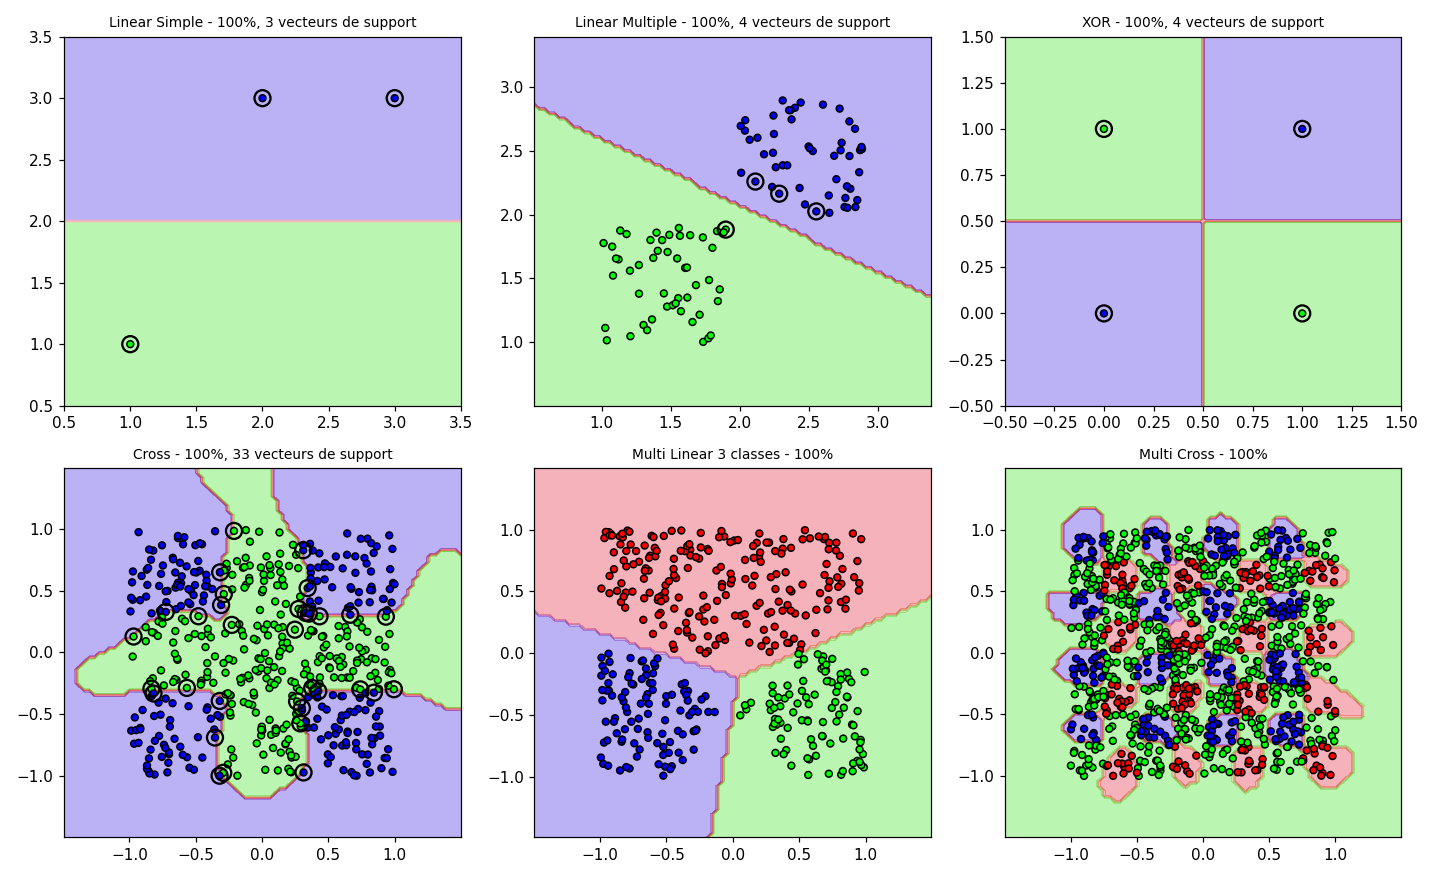

Write Python code to recreate this figure.
import ctypes
import os
import sys

import matplotlib.pyplot as plt
import numpy as np

DOSSIER = os.path.dirname(os.path.abspath(__file__))
NOM_LIB = "ETAPE4.svm.dll" if sys.platform.startswith("win") else "ETAPE4.svm.so"
# ctypes.CDLL charge la bibliotheque .so (compilee avec gcc -shared -fPIC) : c'est ce qui
# permet a Python d'appeler directement des fonctions ecrites en C.
lib = ctypes.CDLL(os.path.join(DOSSIER, NOM_LIB))

LINEAIRE, RBF = 0, 1

# En C, un tableau est en realite un pointeur vers son 1er element. Cote Python, il faut
# donc declarer le type "pointeur vers double/int" pour pouvoir passer un tableau numpy.
P_DOUBLE = ctypes.POINTER(ctypes.c_double)
P_INT = ctypes.POINTER(ctypes.c_int)

# argtypes/restype : ctypes ne devine pas les types C tout seul, il faut les lui donner
# explicitement pour chaque fonction - sinon les donnees peuvent etre mal converties.
lib.svm_entrainer.argtypes = [P_DOUBLE, P_INT, ctypes.c_int, ctypes.c_int, ctypes.c_int,
                              ctypes.c_double, ctypes.c_double, ctypes.c_int, P_DOUBLE]
lib.svm_entrainer.restype = ctypes.c_int
lib.svm_score.argtypes = [P_DOUBLE, P_DOUBLE, ctypes.c_int, ctypes.c_int, ctypes.c_int,
                          ctypes.c_double, P_DOUBLE]
lib.svm_score.restype = ctypes.c_double
lib.svm_sauvegarder.argtypes = [ctypes.c_char_p, P_DOUBLE, P_DOUBLE, ctypes.c_int,
                                ctypes.c_int, ctypes.c_int, ctypes.c_double]
lib.svm_sauvegarder.restype = ctypes.c_int
lib.svm_lire_entete.argtypes = [ctypes.c_char_p, P_INT, P_INT, P_INT, P_DOUBLE]
lib.svm_lire_entete.restype = ctypes.c_int
lib.svm_charger.argtypes = [ctypes.c_char_p, P_DOUBLE, P_DOUBLE]
lib.svm_charger.restype = ctypes.c_int
for nom in ("run_svm_lineaire", "run_svm_xor_lineaire", "run_svm_xor_rbf"):
    getattr(lib, nom).restype = ctypes.c_int


def ptr(tableau):
    # .ctypes.data_as() donne au C l'adresse memoire du tableau numpy : le C et Python
    # lisent/ecrivent dans la MEME memoire, pas de copie. C'est comme ca qu'on recupere
    # les resultats calcules par le C (ex: coefs, rempli par svm_entrainer ci-dessous).
    return tableau.ctypes.data_as(P_DOUBLE)


class SVM:
    """Un SVM a 2 classes : garde les donnees et les coefficients appris par le C."""

    def __init__(self, noyau=LINEAIRE, gamma=1.0, C=1000.0, max_iter=10000):
        self.noyau, self.gamma, self.C, self.max_iter = noyau, gamma, C, max_iter

    def entrainer(self, X, y):
        # ascontiguousarray : ctypes a besoin d'un bloc memoire contigu (pas de "trous"),
        # ce que numpy ne garantit pas toujours selon comment le tableau a ete construit.
        self.X = np.ascontiguousarray(X, dtype=np.float64)
        y = np.ascontiguousarray(y, dtype=np.int32)
        self.coefs = np.zeros(len(self.X))  # tableau vide : svm_entrainer() va le remplir
        self.n_supports = lib.svm_entrainer(
            ptr(self.X), y.ctypes.data_as(P_INT), len(self.X), self.X.shape[1],
            self.noyau, self.gamma, self.C, self.max_iter, ptr(self.coefs))
        return self

    def score(self, points):
        points = np.ascontiguousarray(np.atleast_2d(points), dtype=np.float64)
        return np.array([lib.svm_score(ptr(self.X), ptr(self.coefs), len(self.X),
                                       self.X.shape[1], self.noyau, self.gamma, ptr(p))
                         for p in points])

    def predire(self, points):
        return np.where(self.score(points) >= 0, 1, -1)

    def sauvegarder(self, chemin):
        return lib.svm_sauvegarder(chemin.encode(), ptr(self.X), ptr(self.coefs), len(self.X),
                                   self.X.shape[1], self.noyau, self.gamma)

    @classmethod
    def charger(cls, chemin):
        n, d, noyau = ctypes.c_int(), ctypes.c_int(), ctypes.c_int()
        gamma = ctypes.c_double()
        if lib.svm_lire_entete(chemin.encode(), n, d, noyau, gamma) != 0:
            raise IOError(f"Impossible de lire {chemin}")
        svm = cls(noyau.value, gamma.value)
        svm.X = np.zeros((n.value, d.value))
        svm.coefs = np.zeros(n.value)
        svm.n_supports = lib.svm_charger(chemin.encode(), ptr(svm.X), ptr(svm.coefs))
        return svm


class SVMMultiClasse:
    """Un contre tous : un SVM par classe, on garde la classe au score le plus haut.
    Le SVM en C ne sait separer que 2 classes - le "un contre tous" est fait ici, cote
    Python : ce n'est pas un nouvel algorithme, juste plusieurs appels a la meme fonction C
    (une fois par classe, "est-ce cette classe, oui ou non ?")."""

    def __init__(self, **parametres):
        self.parametres = parametres

    def entrainer(self, X, y):
        self.classes = np.unique(y)
        self.svms = [SVM(**self.parametres).entrainer(X, np.where(y == c, 1, -1))
                     for c in self.classes]
        return self

    def predire(self, points):
        scores = np.array([svm.score(points) for svm in self.svms])
        return self.classes[np.argmax(scores, axis=0)]


rng = np.random.default_rng(0)


def linear_multiple():
    X = np.concatenate([rng.random((50, 2)) * 0.9 + [1, 1], rng.random((50, 2)) * 0.9 + [2, 2]])
    return X, np.concatenate([np.ones(50), -np.ones(50)]).astype(int)


def cross():
    X = rng.random((500, 2)) * 2.0 - 1.0
    return X, np.array([1 if abs(p[0]) <= 0.3 or abs(p[1]) <= 0.3 else -1 for p in X])


def multi_linear_3_classes():
    X = rng.random((500, 2)) * 2.0 - 1.0
    y = []
    for p in X:
        if -p[0] - p[1] - 0.5 > 0 and p[1] < 0 and p[0] - p[1] - 0.5 < 0:
            y.append(0)
        elif -p[0] - p[1] - 0.5 < 0 and p[1] > 0 and p[0] - p[1] - 0.5 < 0:
            y.append(1)
        elif -p[0] - p[1] - 0.5 < 0 and p[1] < 0 and p[0] - p[1] - 0.5 > 0:
            y.append(2)
        else:
            y.append(-1)
    y = np.array(y)
    return X[y >= 0], y[y >= 0]


def multi_cross():
    X = rng.random((1000, 2)) * 2.0 - 1.0
    y = []
    for p in X:
        if abs(p[0] % 0.5) <= 0.25 and abs(p[1] % 0.5) > 0.25:
            y.append(0)
        elif abs(p[0] % 0.5) > 0.25 and abs(p[1] % 0.5) <= 0.25:
            y.append(1)
        else:
            y.append(2)
    return X, np.array(y)


tout_ok = True


def verifier(nom, condition):
    global tout_ok
    tout_ok &= bool(condition)
    print(f"[{'OK' if condition else 'ECHEC'}] {nom}")


def tracer(ax, modele, X, y, titre):
    x0, x1 = X[:, 0].min() - 0.5, X[:, 0].max() + 0.5
    y0, y1 = X[:, 1].min() - 0.5, X[:, 1].max() + 0.5
    xx, yy = np.meshgrid(np.linspace(x0, x1, 80), np.linspace(y0, y1, 80))
    z = modele.predire(np.c_[xx.ravel(), yy.ravel()])
    ax.contourf(xx, yy, z.reshape(xx.shape), alpha=0.3, cmap="brg")
    ax.scatter(X[:, 0], X[:, 1], c=y, cmap="brg", edgecolors="k", s=20)
    if isinstance(modele, SVM):
        sv = modele.coefs != 0
        ax.scatter(X[sv, 0], X[sv, 1], s=110, facecolors="none", edgecolors="black", linewidths=1.5)
    ax.set_title(titre, fontsize=9)


def main():
    print("=== Cas de test dans le fichier C ===")
    verifier("Linear Simple, noyau lineaire : 0 erreur", lib.run_svm_lineaire() == 0)
    verifier("XOR, noyau lineaire : echoue (erreurs > 0)", lib.run_svm_xor_lineaire() > 0)
    verifier("XOR, noyau RBF : 0 erreur", lib.run_svm_xor_rbf() == 0)

    print("\n=== Donnees envoyees depuis Python ===")
    fig, axes = plt.subplots(2, 3, figsize=(13, 8))
    cas = [
        ("Linear Simple", (np.array([[1, 1], [2, 3], [3, 3]], dtype=float), np.array([1, -1, -1])),
         SVM(LINEAIRE), 1.0),
        ("Linear Multiple", linear_multiple(), SVM(LINEAIRE), 1.0),
        ("XOR", (np.array([[1, 0], [0, 1], [0, 0], [1, 1]], dtype=float), np.array([1, 1, -1, -1])),
         SVM(RBF, gamma=1.0), 1.0),
        ("Cross", cross(), SVM(RBF, gamma=5.0), 0.98),
        ("Multi Linear 3 classes", multi_linear_3_classes(), SVMMultiClasse(noyau=LINEAIRE), 0.98),
        ("Multi Cross", multi_cross(), SVMMultiClasse(noyau=RBF, gamma=30.0), 0.98),
    ]
    for ax, (nom, (X, y), modele, seuil) in zip(axes.ravel(), cas):
        modele.entrainer(X, y)
        precision = (modele.predire(X) == y).mean()
        detail = f", {modele.n_supports} vecteurs de support" if isinstance(modele, SVM) else ""
        verifier(f"{nom} : precision {precision:.0%}{detail}", precision >= seuil)
        tracer(ax, modele, X, y, f"{nom} - {precision:.0%}{detail}")

    print("\n=== Sauvegarde / chargement ===")
    X, y = cross()
    svm = SVM(RBF, gamma=5.0).entrainer(X, y)
    chemin = os.path.join(DOSSIER, "test_svm_modele.txt")
    ecrits = svm.sauvegarder(chemin)
    recharge = SVM.charger(chemin)
    os.remove(chemin)
    verifier(f"{ecrits} vecteurs de support sauvegardes sur {len(X)} points",
             ecrits == svm.n_supports and ecrits < len(X))
    points = rng.random((200, 2)) * 2.0 - 1.0
    verifier("Modele recharge : memes scores",
             np.allclose(svm.score(points), recharge.score(points)))

    fig.tight_layout()
    chemin_fig = os.path.join(DOSSIER, "test_etape4.png")
    fig.savefig(chemin_fig, dpi=110)
    print(f"\nFigure enregistree : {chemin_fig}")
    print("\n" + ("TOUS LES TESTS PASSENT" if tout_ok else "AU MOINS UN TEST ECHOUE"))
    plt.show()


if __name__ == "__main__":
    main()
